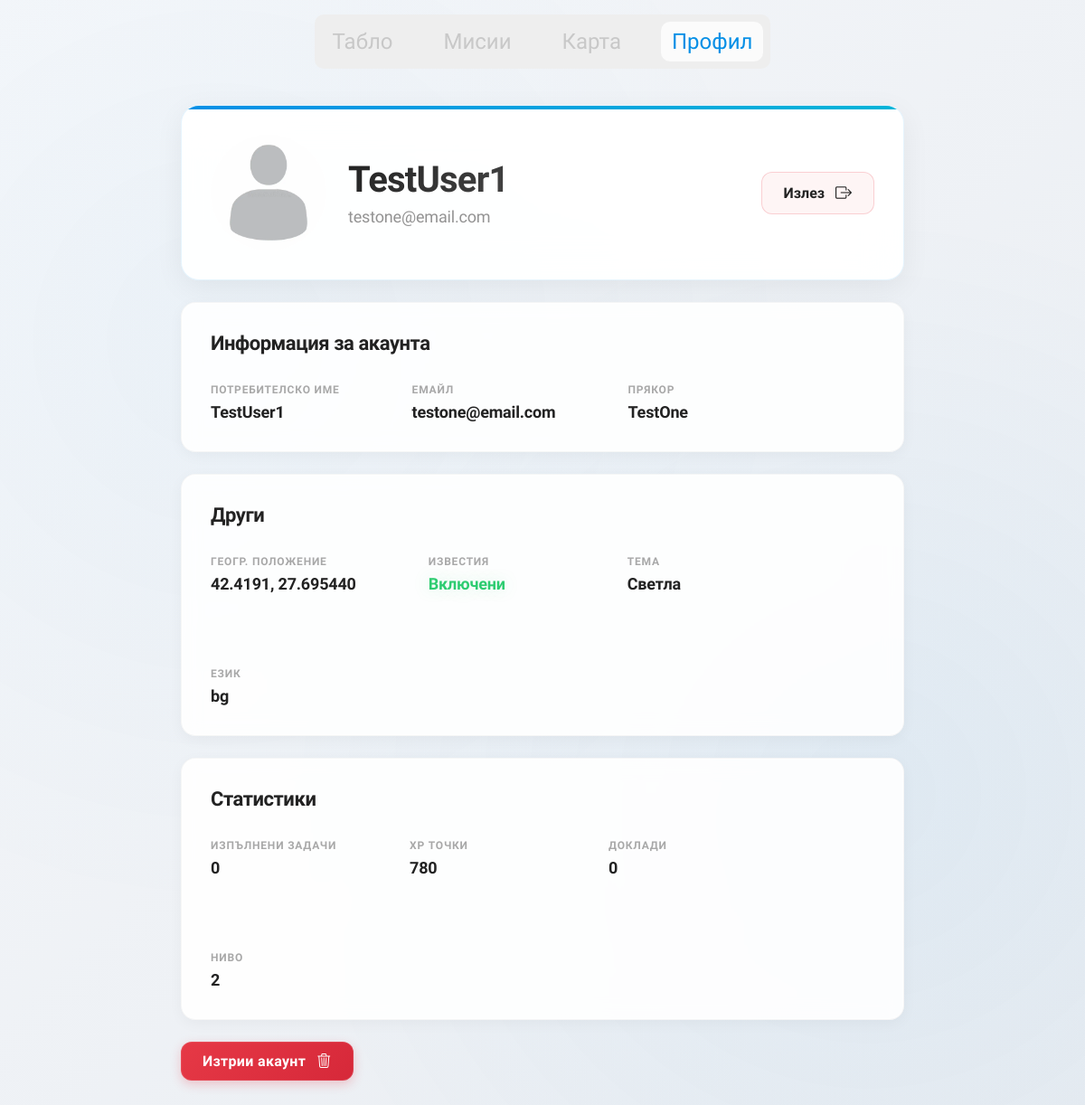
The page /account/ (signed in) on the database as committed earlier.
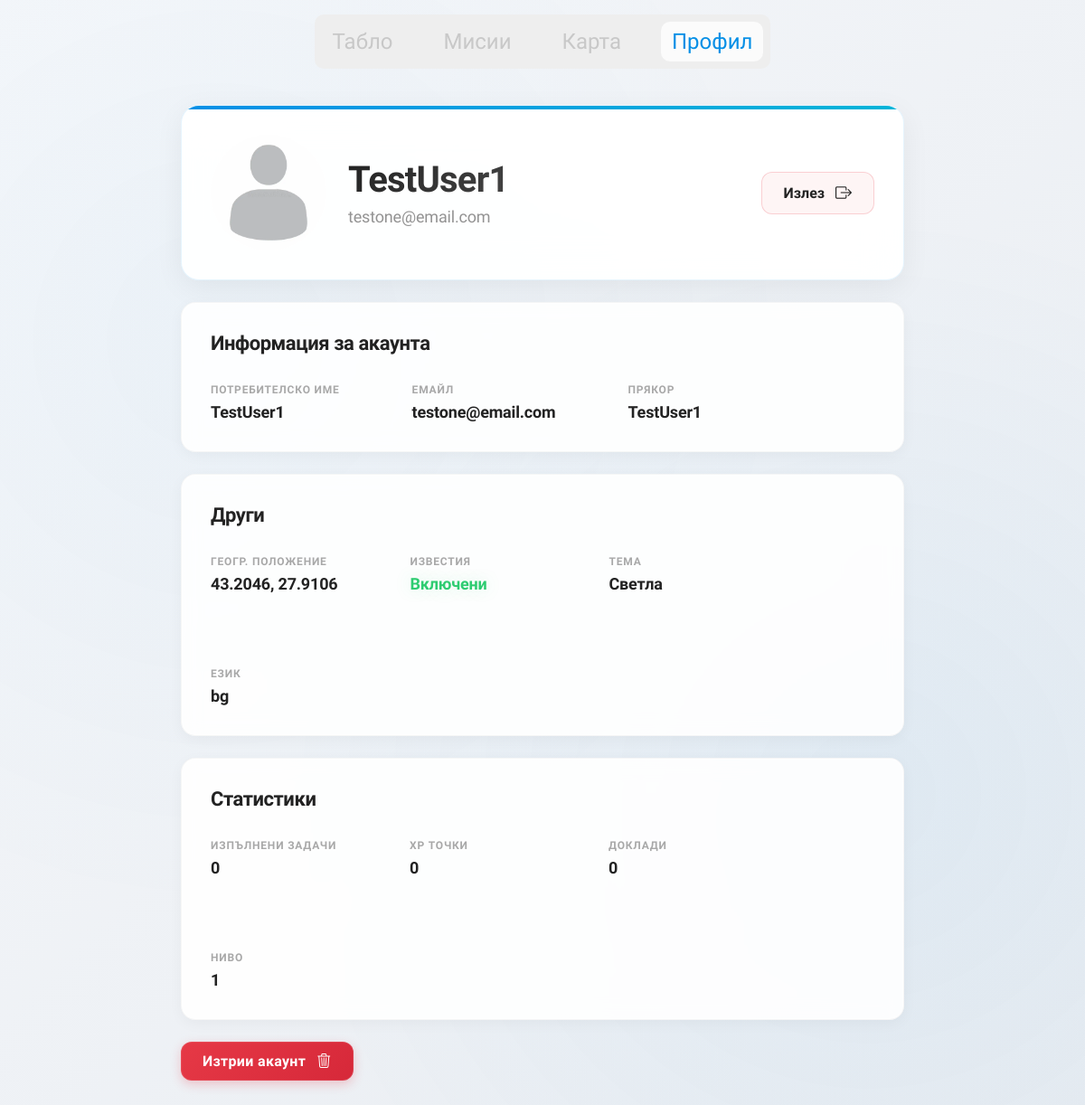
The same page on the database as committed later.
### beaches/models.py (models this page shows, shortened)
class User(AbstractUser):
    is_first_login = models.BooleanField(default=True)

class UserProfile(models.Model):
    LANGUAGE_CHOICES = (
        ('bg', 'Български'),
        ('en', 'Английски')
    )
    id = models.UUIDField(primary_key=True, default=uuid.uuid4, editable=False)
    user = models.ForeignKey(settings.AUTH_USER_MODEL, on_delete=models.CASCADE)
    nickname = models.CharField(max_length=150, null=True)
    profile_picture = models.ImageField(
        upload_to='profile_images/',
        blank=True,
        null=True,
        default=None
    )
    lat = models.CharField(null=True, blank=True, default=48.8566)
    lng = models.CharField(null=True, blank=True, default=2.3522)
    xp = models.IntegerField(default=0)
    tasks_completed = models.PositiveIntegerField(default=0)
    tasks = models.ManyToManyField(Task, blank=True, related_name="assigned_users")
    theme = models.CharField(null=True, blank=True, default="light")
    send_notifs = models.BooleanField(null=True, blank=True, default=True)
    language = models.CharField(choices=LANGUAGE_CHOICES, default="bg")
    @property
    def level(self):
        return max(1, int(0.1 * math.sqrt(self.xp)))

### beaches/views.py (the view)
# urls.py: path('account/', views.account_view, name='account'),
@login_required
def account_view(request):
    user = request.user
    profile = models.UserProfile.objects.get(user=user)
    if profile.profile_picture:
        pfp_url = profile.profile_picture.url
    else:
        pfp_url = static("default.webp")
    context = {
        "user": user,
        "profile": profile,
        "email": user.email,
        "username": user.username,
        "nickname": profile.nickname,
        "lat": profile.lat,
        "lng": profile.lng,
        "pfp": pfp_url,
        "level": profile.level,
        "timestamp": int(timezone.now().timestamp()),
        "xp": profile.xp,
        "compl": profile.tasks_completed,
        "logs": models.BeachLog.objects.filter(user = user).count,
        "notifs": "Включени" if profile.send_notifs else "Изключени"
    }
    return render(request, 'auth/account.html', context)

### beaches/templates/auth/account.html (shortened to what this page needs)
{% load static %}
<!DOCTYPE html>
<html lang="bg">
<head>
  <link rel="stylesheet" href="{% static 'alert.css' %}?v={{ timestamp }}">
  <link rel="stylesheet" href="{% static 'nav.css' %}?v={{ timestamp }}">
  <link rel="stylesheet" href="{% static 'account.css' %}?v={{ timestamp }}">
  <link rel="stylesheet" href="https://cdn.jsdelivr.net/npm/bootstrap-icons@1.13.1/font/bootstrap-icons.min.css">
</head>
<body>
  {% include 'app/components/navbar.html' %}
  <div class="account-wrapper">
    <div class="account-quick-info">
      <div class="avatar-wrapper">
        <img src="{{ pfp }}" class="pfp">
        <div>
          <p class="username-main">{{ username }}</p>
          <p class="username-email">{{ email }}</p>
        </div>
      </div>
      <a href="{% url 'logout' %}" class="logout-btn">Излез <i class="bi bi-box-arrow-right"></i></a>
    </div>
    <div class="account-box">
      <h3>Информация за акаунта</h3>
      <div class="box-wrapper">
        <div>
          <p class="key">Потребителско име</p>
          <p class="value">{{ username }}</p>
        </div>
        <div>
          <p class="key">Емайл</p>
          <p class="value">{{ email }}</p>
        </div>
        <div>
          <p class="key">Прякор</p>
          <p class="value">{{ nickname }}</p>
        </div>
      </div>
    </div>
    <div class="account-box">
      <h3>Други</h3>
      <div class="box-wrapper">
        <div>
          <p class="key">Геогр. положение</p>
          <p class="value">{{ lat }}, {{ lng }}</p>
        </div>
        <div>
          <p class="key">Известия</p>
          <p class="value {% if notifs == 'Включени' %}text-green{% else %}text-red{% endif %}">
            {{ notifs }}
          </p>
        </div>
        <div>
          <p class="key">Тема</p>
          <p class="value" id="theme"></p>
        </div>
        <div>
          <p class="key">Език</p>
          <p class="value">{{ profile.language }}</p>
        </div>
      </div>
    </div>
    <div class="account-box">
      <h3>Статистики</h3>
      <div class="box-wrapper">
        <div>
          <p class="key">Изпълнени задачи</p>
          <p class="value">{{ compl }}</p>
        </div>
        <div>
          <p class="key">XP точки</p>
          <p class="value">{{ xp }}</p>
        </div>
        <div>
          <p class="key">Доклади</p>
          <p class="value">{{ logs }}</p>
        </div>
        <div>
          <p class="key">Ниво</p>
          <p class="value">{{ level }}</p>
        </div>
      </div>
    </div>
    <button class="btn-red" onclick="openConfirmDeleteModal()">Изтрии акаунт <i class="bi bi-trash3"></i></button>
  </div>
</body>
</html>

### beaches/templates/app/components/navbar.html (shortened to what this page needs)
{% load static %}
<link rel="stylesheet" href="{% static 'nav.css' %}">
<nav>
    <ul>
        <li id="nav-dashboard"><a href="{% url 'dashboard' %}"><span class="nav-text active">Табло</span></a></li>
        <li id="nav-missions"><a href="{% url 'tasks' %}"><span class="nav-text">Мисии</span></a></li>
        <li id="nav-map"><a href="{% url 'map' %}"><span class="nav-text">Карта</span></a></li>
        <li id="nav-account"><a href="{% url 'account' %}"><span class="nav-text">Профил</span></a></li>
    </ul>
    <div class="nav-indicator"></div>
</nav>

### static/nav.css (style rules this page uses)
body { font-family: "Onest", sans-serif; padding-bottom: 60px; }
nav { background-color: #EEEEEE; border-radius: 10px; padding: 8px; width: fit-content; display: flex; justify-content: center; position: relative; overflow: hidden; margin: 16px auto; z-index: 990; }
nav ul { display: flex; gap: 32px; list-style: none; font-size: 24px; color: #C8C8C8; justify-content: space-evenly; margin: 0; padding: 0; width: 100%; align-items: center; }
nav ul li { position: relative; z-index: 1; cursor: pointer; }
nav ul li a { display: flex; align-items: center; gap: 8px; padding: 8px 12px; border-radius: 10px; text-decoration: none; color: inherit; z-index: 2; position: relative; transition: color 0.3s ease; }
nav ul li.active a, nav ul li.active a .nav-text { color: #048FE6; }
.nav-indicator { position: absolute; background-color: #FBFBFB; border-radius: 10px; z-index: 0; left: 0; top: 0; transition: left 0.28s cubic-bezier(.2,.9,.3,1), top 0.28s cubic-bezier(.2,.9,.3,1), width 0.28s cubic-bezier(.2,.9,.3,1), height 0.28s cubic-bezier(.2,.9,.3,1); pointer-events: none; }

### beaches/templates/auth/account.html (style rules this page uses)
* { box-sizing: border-box; font-family: "Onest", sans-serif; padding: 0; margin: 0; }

Rows that differ between the two databases and show on the page:
removed UserProfile: nickname "TestOne", lat "42.4191", lng "27.695440", language "bg"
added UserProfile: nickname "TestUser1", lat "43.2046", lng "27.9106", language "bg"
Other text that changed with them:
{{ xp }}: "780" → "0"
{{ level }}: "2" → "1"
